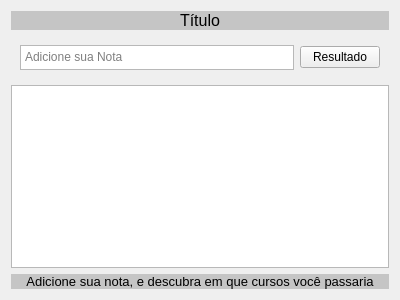
<?xml version="1.0" encoding="UTF-8"?>
<ui version="4.0">
 <class>Form</class>
 <widget class="QWidget" name="Form">
  <property name="geometry">
   <rect>
    <x>0</x>
    <y>0</y>
    <width>400</width>
    <height>300</height>
   </rect>
  </property>
  <property name="windowTitle">
   <string>Form</string>
  </property>
  <layout class="QVBoxLayout" name="verticalLayout">
   <item>
    <widget class="QLabel" name="titulo">
     <property name="sizePolicy">
      <sizepolicy hsizetype="Preferred" vsizetype="Expanding">
       <horstretch>0</horstretch>
       <verstretch>0</verstretch>
      </sizepolicy>
     </property>
     <property name="styleSheet">
      <string notr="true">background-color: rgb(197, 197, 197);</string>
     </property>
     <property name="text">
      <string>&lt;html&gt;&lt;head/&gt;&lt;body&gt;&lt;p align=&quot;center&quot;&gt;&lt;span style=&quot; font-size:12pt;&quot;&gt;Título&lt;/span&gt;&lt;/p&gt;&lt;/body&gt;&lt;/html&gt;</string>
     </property>
    </widget>
   </item>
   <item>
    <widget class="QWidget" name="widget" native="true">
     <property name="sizePolicy">
      <sizepolicy hsizetype="Preferred" vsizetype="Preferred">
       <horstretch>0</horstretch>
       <verstretch>1</verstretch>
      </sizepolicy>
     </property>
     <property name="maximumSize">
      <size>
       <width>16777215</width>
       <height>45</height>
      </size>
     </property>
     <layout class="QHBoxLayout" name="horizontalLayout">
      <item>
       <widget class="QTextEdit" name="txtnota">
        <property name="maximumSize">
         <size>
          <width>16777215</width>
          <height>25</height>
         </size>
        </property>
        <property name="placeholderText">
         <string>Adicione sua Nota</string>
        </property>
       </widget>
      </item>
      <item>
       <widget class="QPushButton" name="botaoResultado">
        <property name="text">
         <string>Resultado</string>
        </property>
       </widget>
      </item>
     </layout>
    </widget>
   </item>
   <item>
    <widget class="QListWidget" name="listWidget">
     <property name="sizePolicy">
      <sizepolicy hsizetype="Expanding" vsizetype="Expanding">
       <horstretch>0</horstretch>
       <verstretch>6</verstretch>
      </sizepolicy>
     </property>
    </widget>
   </item>
   <item>
    <widget class="QLabel" name="infoadd">
     <property name="styleSheet">
      <string notr="true">background-color: rgb(197, 197, 197);</string>
     </property>
     <property name="text">
      <string>&lt;html&gt;&lt;head/&gt;&lt;body&gt;&lt;p align=&quot;center&quot;&gt;&lt;span style=&quot; font-size:10pt;&quot;&gt;Adicione sua nota, e descubra em que cursos você passaria&lt;/span&gt;&lt;/p&gt;&lt;/body&gt;&lt;/html&gt;</string>
     </property>
    </widget>
   </item>
  </layout>
 </widget>
 <resources/>
 <connections/>
</ui>
